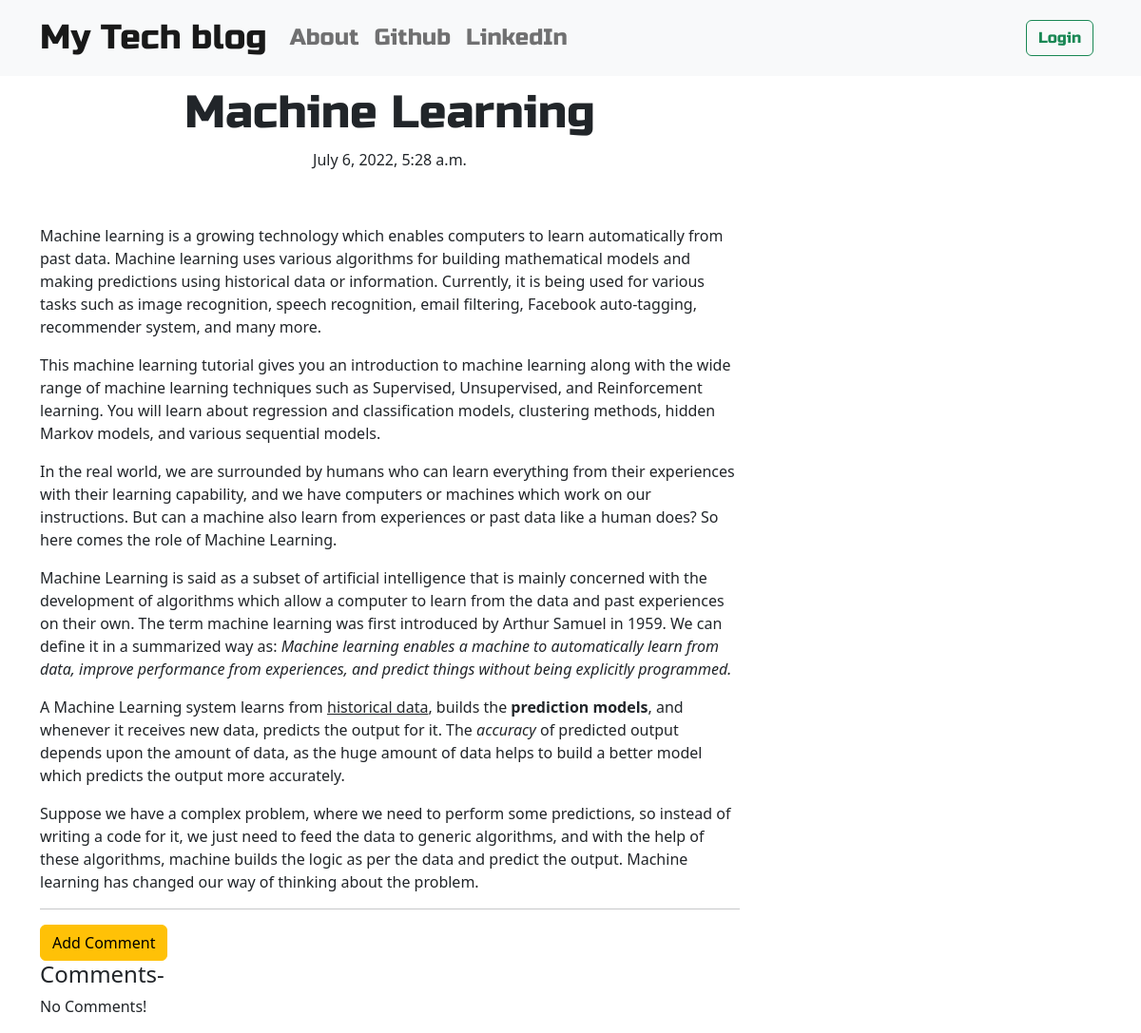
Page /post/13 on the committed database.
### blog/models.py (models this page shows, shortened)
class Post(models.Model):
    author = models.ForeignKey('auth.User',on_delete=models.CASCADE)
    title = models.CharField(max_length=200)
    text = models.TextField()
    created_date = models.DateTimeField(default=timezone.now)
    published_date = models.DateTimeField(blank=True,null=True)

### blog/views.py (the view)
# urls.py: re_path(r'^post/(?P<pk>\d+)$',views.PostDetailView.as_view(),name='post_detail'),
class PostDetailView(DetailView):
    model = Post

### blog/templates/blog/post_detail.html (shortened to what this page needs)
{% extends 'blog/base.html' %}
{% block content %}
    <h1 class="posttitle loader">{{post.title}}</h1>
    {% if post.published_date %}
        <div class="date postdate">
            {{post.published_date}}
        </div>
    {% else %}
        <a class="btn btn-success" href="{% url 'post_publish' pk=post.pk %}">Publish Post</a>
    {% endif %}
    <p class="postcontent">{{post.text|safe|linebreaksbr}}</p>
    <hr>
    <a class='btn btn-warning' href="{% url 'add_comment_to_post' pk=post.pk %}">Add Comment</a>
    <h4>Comments-</h4>
        {% for comment in post.comments.all %}
            <br>
            {% if user.is_authenticated or comment.approved_comment %}
                <p><strong>Posted By:</strong> {{comment.author}}</p>
                {{comment.created_date}}
                    {% if not comment.approved_comment %}
                    <a href="{% url 'comment_remove' pk=comment.pk %}">
                        <button type="button" class="btn btn-outline-danger">Delete Comment</button>
                    </a>
                    <a href="{% url 'comment_approve' pk=comment.pk %}">
                        <button type="button" class="btn btn-outline-success">Approve Comment</button>
                    </a>
                    {% endif %}
                    <p>{{comment.text|safe|linebreaks}}</p>
            {% endif %}
            {% empty %}
            <p>No Comments!</p>
        {% endfor %}
{% endblock %}

### blog/static/CSS/blog.css (style rules this page uses)
.postdate { text-align: center; }
.posttitle { font-family: 'Russo One', sans-serif; font-size: 3em; text-align: center; }
.postcontent { font-family: 'Monserrat'; font-size: 1.5em; }
.loader { filter:hue-rotate(0deg); color:linear-gradient(45deg,#0f8,#08f); animation:hue 10000ms infinite linear; }

### rows in the picture
Post: title "Machine Learning", published_date "July 6, 2022, 5:28 a.m.", text "Machine learning is a growing technology which enables computers to learn automatically from past data. Machine learning uses various algorithms for building mathematical models and making predictions using historical data or information. Currently, it is being used for various tasks such as image recognition, speech recognition, email filtering, Facebook auto-tagging, recommender system, and many more. This machine learning tutorial gives you an introduction to machine learning along with the wide range of machine learning techniques such as Supervised, Unsupervised, and Reinforcement learning. You will learn about regression and classification models, clustering methods, hidden Markov…"
